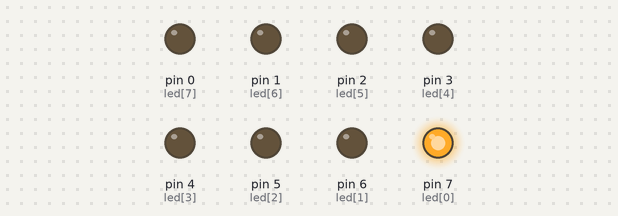
The sketch below on a simulated Arduino Uno, built with avr-gcc and run on an emulated ATmega328P. Shown: output pins drawn as LEDs (lit = HIGH).

Above: at 0.2 s.
At 1.7 s:
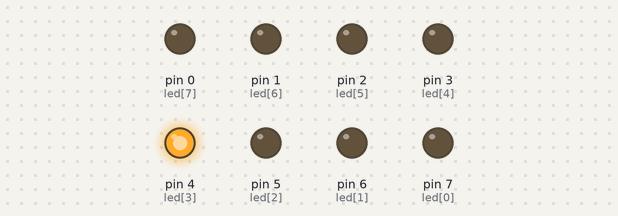
At 3.2 s:
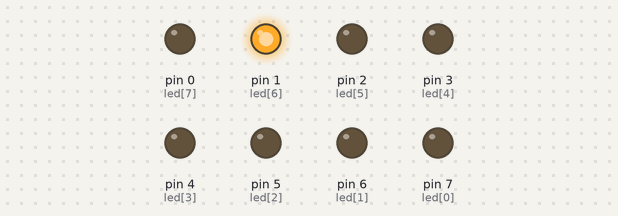
At 5.7 s:
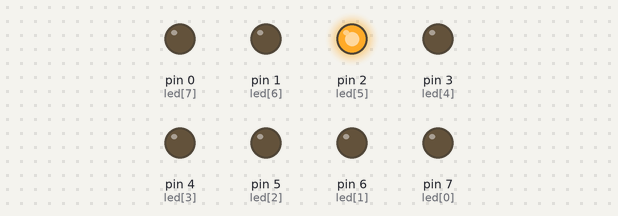
At 8.7 s:
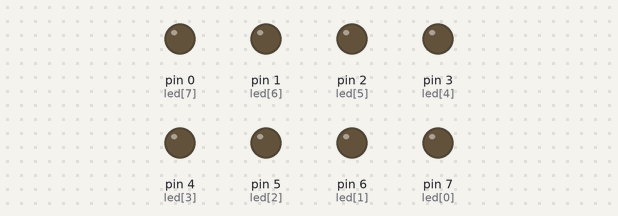
At 11.2 s:
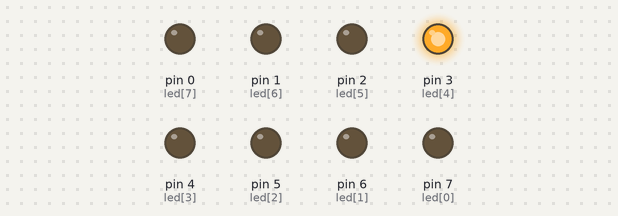
Timing chart, 0 to 11.7 s (numbered marks = the images above):
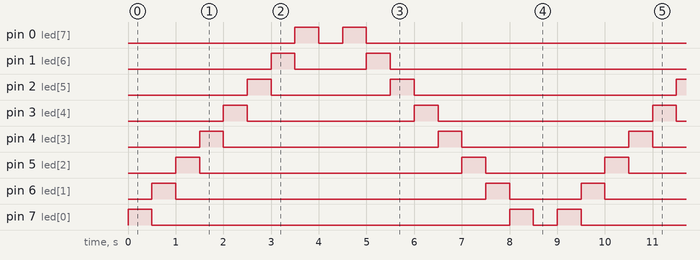

The sketch:

flower.ino
```cpp
/*main*/

const byte NUM=8;
const byte
led[]={7,6,5,4,3,2,1,0};
const int delaytime=500;
int ii;
void setup() {
for (ii=0;ii<NUM;ii++)
{ pinMode(led[ii],OUTPUT);
 digitalWrite(led[ii],LOW);
}
}


void loop()
/*左移*/
 {
for(ii=0;ii<NUM;ii++)

{ digitalWrite(led[ii],HIGH);
 delay(delaytime);
 digitalWrite(led[ii],LOW);
 }
 for (ii=0;ii<NUM;ii++)
{
 digitalWrite(led[ii],LOW);
}
delay(delaytime);


/*右移*/
 for(ii=NUM-1;ii>=0;ii--)

{ digitalWrite(led[ii],HIGH);
 delay(delaytime);
 digitalWrite(led[ii],LOW);
 }
 for (ii=0;ii<NUM;ii++)
{
 digitalWrite(led[ii],LOW);
}
delay(delaytime);
}
```

Measured:
- by itself, pin 0 (led[7]): repeats every 9.0 s: LOW 0.50 s, HIGH 0.50 s, LOW 7.5 s, HIGH 0.50 s
- by itself, pin 1 (led[6]): repeats every 9.0 s: LOW 1.5 s, HIGH 0.50 s, LOW 6.5 s, HIGH 0.50 s
- by itself, pin 2 (led[5]): repeats every 9.0 s: LOW 2.5 s, HIGH 0.50 s, LOW 5.5 s, HIGH 0.50 s
- by itself, pin 3 (led[4]): repeats every 9.0 s: LOW 3.5 s, HIGH 0.50 s, LOW 4.5 s, HIGH 0.50 s
- by itself, pin 4 (led[3]): repeats every 9.0 s: LOW 4.5 s, HIGH 0.50 s, LOW 3.5 s, HIGH 0.50 s
- by itself, pin 5 (led[2]): repeats every 9.0 s: LOW 5.5 s, HIGH 0.50 s, LOW 2.5 s, HIGH 0.50 s
- by itself, pin 6 (led[1]): repeats every 9.0 s: LOW 6.5 s, HIGH 0.50 s, LOW 1.5 s, HIGH 0.50 s
- by itself, pin 7 (led[0]): repeats every 9.0 s: LOW 7.5 s, HIGH 0.50 s, LOW 0.50 s, HIGH 0.50 s
